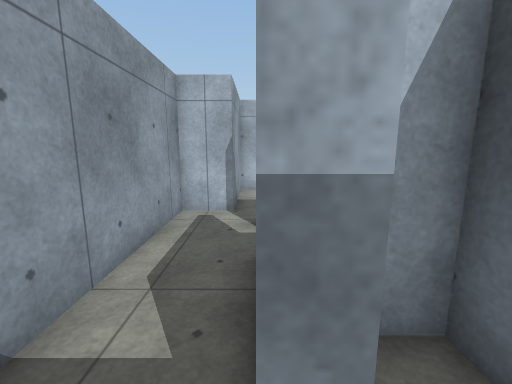
[1] (above)

12 first-person views from a walk through a 3-D level made in the Unity game engine. The camera is 1.4 m above the floor, tilts 10° down and sees 90° across. The floor is counted in squares, 0.57 m on a side. Each view is taken from the middle of a square. On the plan, view 1 faces up. The plan holds only what a view shows up to about 17 squares ahead; the rest is blank. The place goes on beyond the plan. The player is left out. Some animated figures are not drawn. Some surface patterns are stand-ins.

[2]
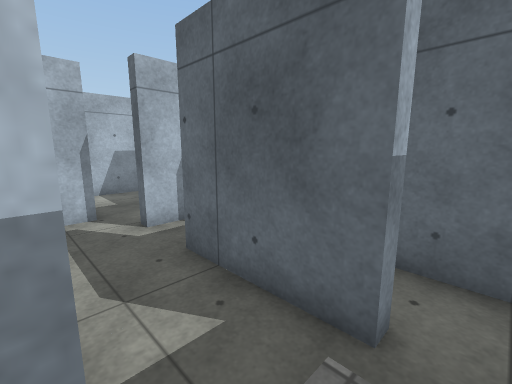

[3]
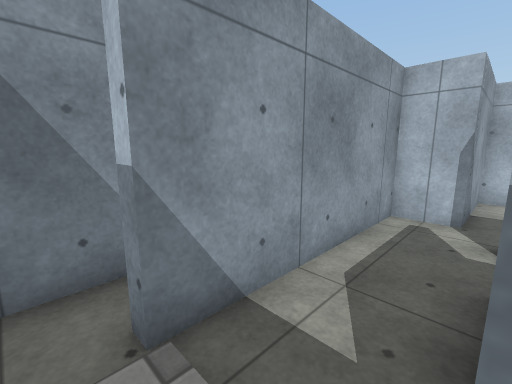

[4]
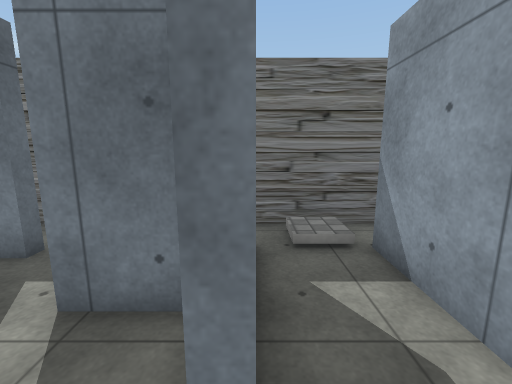

[5]
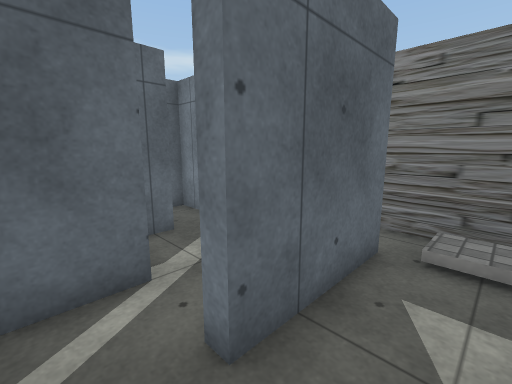

[6]
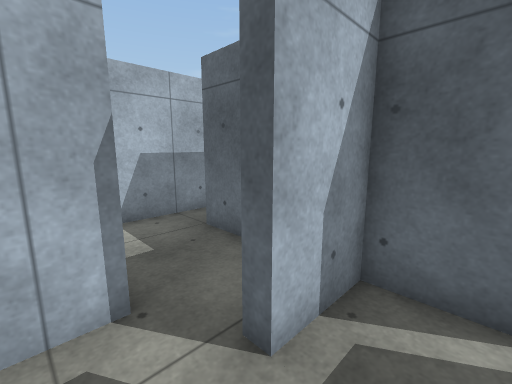

[7]
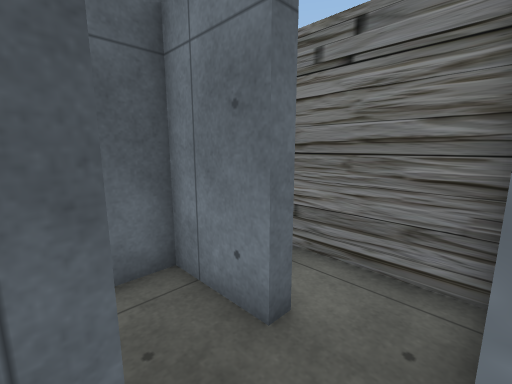

[8]
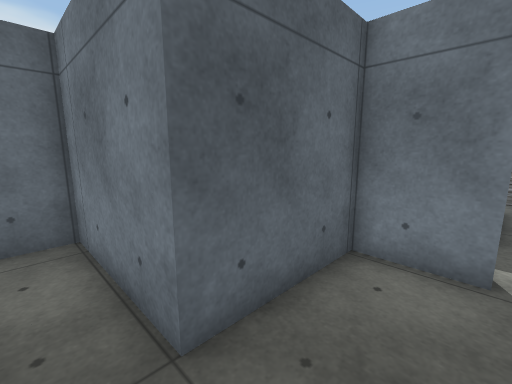

[9]
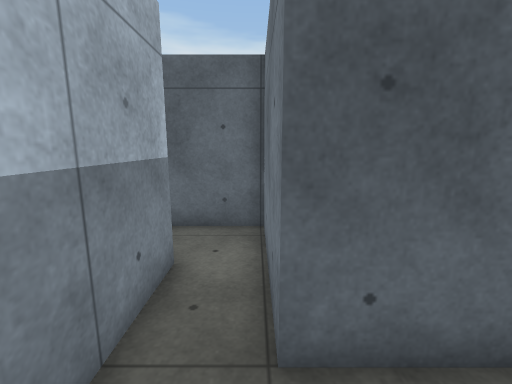

[10]
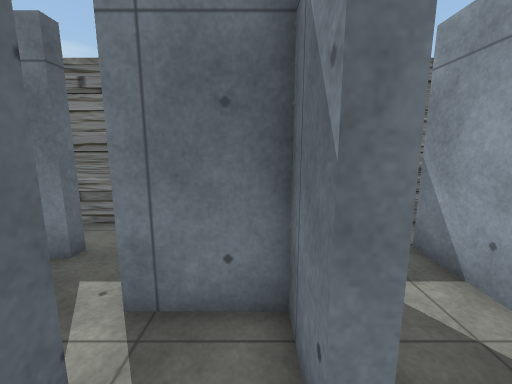

[11]
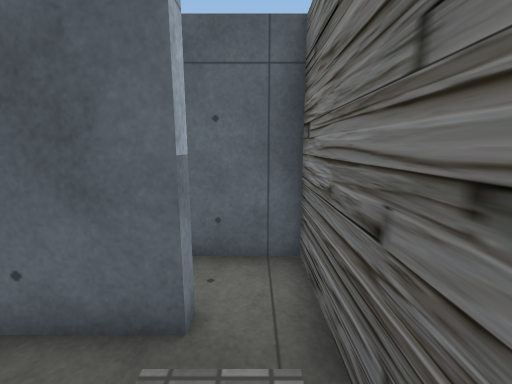

[12]
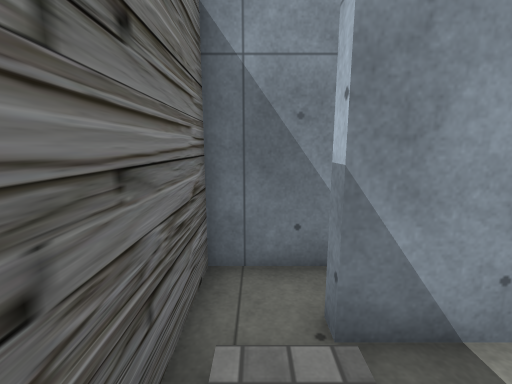

### Floor plan
Ten units are one square. View 1 is at (0, 0); x grows to the right and y downward. Boxes are objects, and circles mark ways between rooms. Rooms are numbered by the first view taken in them; rooms with no view inside come last. Other rooms are left out.
<svg viewBox="-55 -152 120 167">
<path fill="none" stroke="#000" d="M6 -9 0 -9 0 -54M-35 10 5 10M-29 -75 -29 -9 -34 -9M0 -54 5 -54 5 -45M25 -51 25 -77 0 -77M50 -34 50 -44M5 -45 5 -35 30 -35M50 -10 50 -16M0 -77 0 -82 25 -82 25 -127 55 -127M51 -147 -9 -147 -9 -97 -29 -97 -29 -75M-50 -5 -50 10 -35 10"/>
<circle cx="0" cy="-65" r="3" fill="#2a7"/>
<circle cx="-15" cy="-80" r="3" fill="#2a7"/>
<circle cx="-30" cy="0" r="3" fill="#2a7"/>
<circle cx="10" cy="-50" r="3" fill="#2a7"/>
<text x="-20" y="-30">1</text>
<text x="10" y="-60">2</text>
<text x="30" y="-40">3</text>
<text x="10" y="-110">4</text>
<text x="-40" y="0">5</text>
</svg>
Room 1 opens to room 2. Room 1 opens to room 4. Room 1 opens to room 5. Room 2 opens to room 3.

Where each view was taken, in squares from view 1:
view 1: 0 up, 0 right, facing up
view 2: 0 up, 3 left, facing up-right
view 3: 0 up, 0 right, facing up-left
view 4: 7 up, 0 right, facing down
view 5: 7 up, 2 left, facing down-right
view 6: 6 up, 2 left, facing up-right
view 7: 4 up, 3 right, facing down-right
view 8: 14 up, 0 right, facing down-right
view 9: 13 up, 0 right, facing right
view 10: 7 up, 1 right, facing down
view 11: 0 up, 3 left, facing right
view 12: 0 up, 0 right, facing left
